Frame 1 (no input): blank canvas, image omitted
Frame 60 (the mouse pressed at the canvas centre just before this capture): blank canvas, image omitted
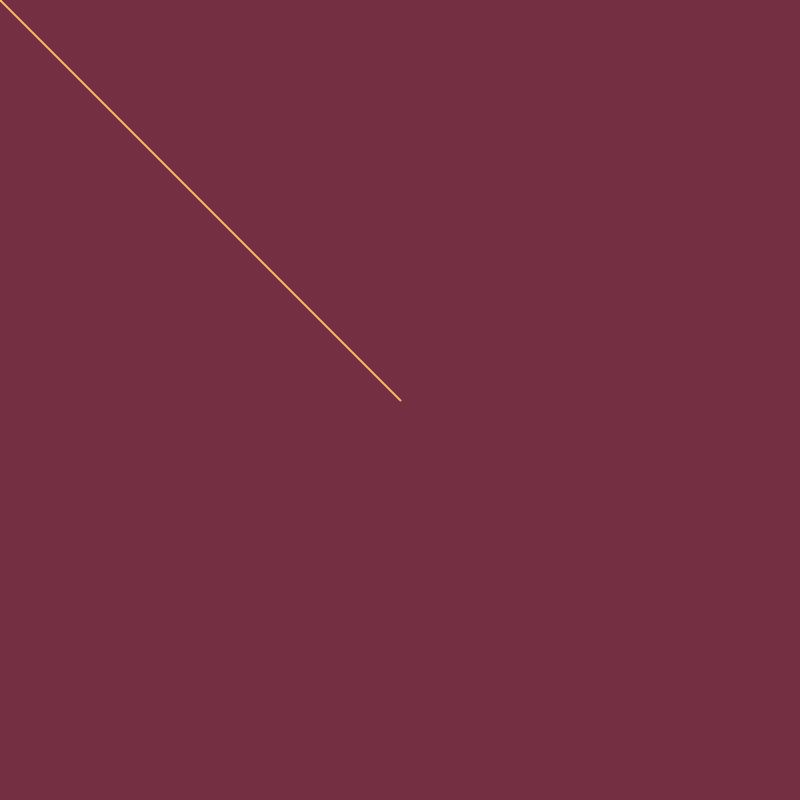
Frame 120 (the mouse held since frame 60 and released just before this capture)

The Processing sketch whose frames 1 and 60 were blank and that drew this single picture after the mouse press (run headless with seeded random() and noise(); from frame 60 on, the mouse is pressed at the canvas centre):

// Processing sketch: ejercicio_jose_3
// ── ejercicio_jose_3.pde

int largo_max;
float largo_dibujado;


void setup() {
  size(800, 800);
  background(116, 48, 66);
  stroke(255, 186, 100);
  strokeWeight(2);
  largo_max = 500;
  largo_dibujado = 0;
}


void draw() {
  if (largo_dibujado < largo_max) {
    line(pmouseX, pmouseY, mouseX, mouseY);
    largo_dibujado += dist(pmouseX, pmouseY, mouseX, mouseY);
  }
}

void mousePressed(){

  largo_dibujado = 0;

}
